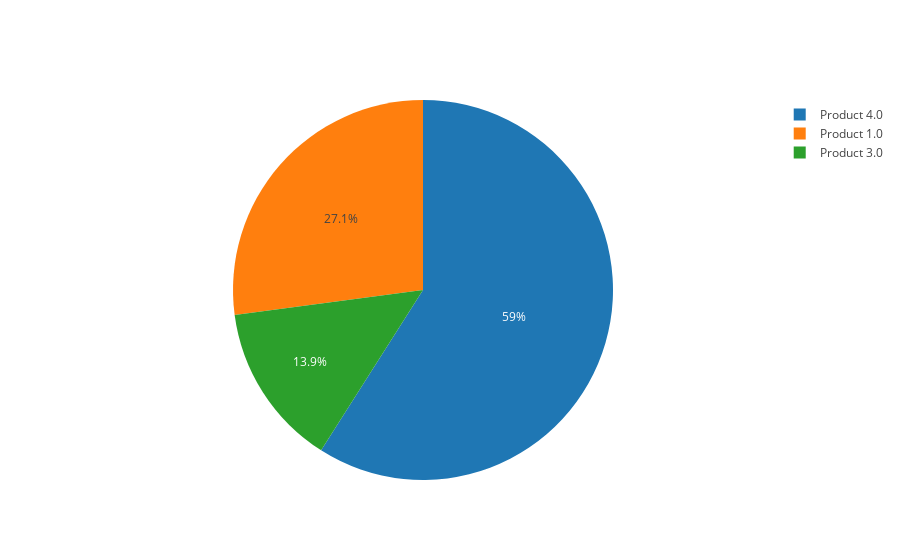

The cell this chart's notebook holds for it:
### Markdown cell above
## Product Visualizations

### Code cell
#Loading the dataset
FullData=pd.read_csv(r'FinalDataToAnalyze.csv', encoding='latin-1')
dataset=FullData.where(FullData.SalesTerritoryGroup=='Europe')
dataset=dataset.dropna()
VisData=dataset.groupby(dataset.ProductCategoryKey).sum()
# print(VisData)
values = [VisData.OrderQuantity[x] for x in VisData.index]
labels = ['Product '+ str(x) for x in VisData.index]

trace = go.Pie(labels=labels, values=values)
plotly.offline.iplot([trace], filename='basic_pie_chart')
#----------------------------------------------------------------------------------------------------------

### Figure 1 — Plotly figure (JSON) as saved in the notebook; plotly's stock layout.template omitted (floating-point values rounded to 4 significant figures)
{"data": [{"labels": ["Product 1.0", "Product 3.0", "Product 4.0"], "type": "pie", "values": [4902, 2513, 10674]}], "layout": {}}
